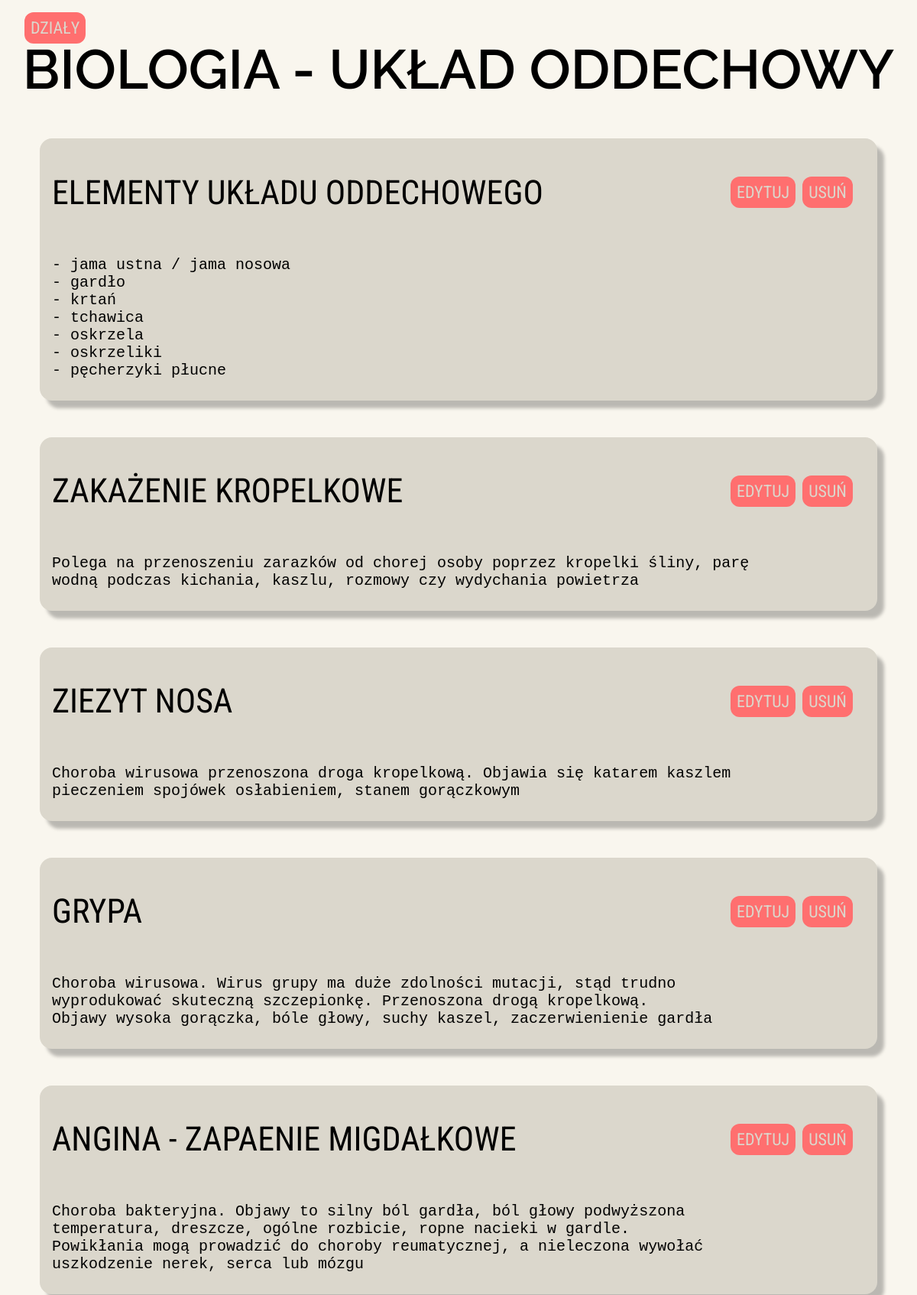
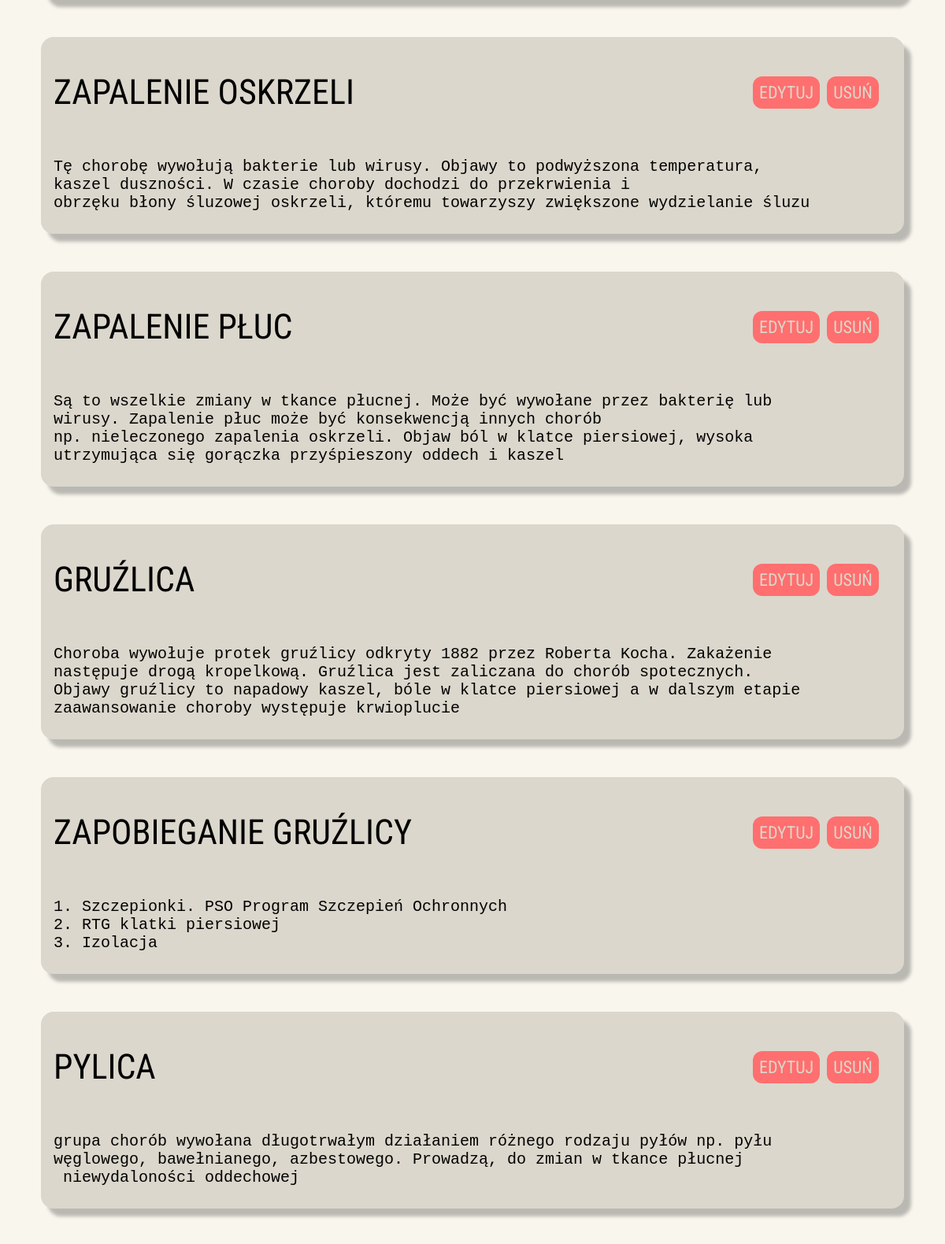
The page /biology/unit/13 (signed in, upper part) on the database its author committed (2 pictures, top to bottom).
### biology/models.py (models this page shows, shortened)
class Units(models.Model):
    unitId = models.AutoField(primary_key=True, auto_created=True)
    unitName = models.CharField(max_length=200)
    def __str__(self):
        return self.unitName

class Notes(models.Model):
    noteId = models.AutoField(primary_key=True, auto_created=True)
    unitId = models.ForeignKey(Units, default=1, on_delete=models.CASCADE)
    noteTitle = models.CharField(max_length=200)
    noteContent = models.TextField()

### biology/views.py (the view)
# urls.py: path('unit/<int:unitId>', views.unit, name='unit'),
def unit(request, unitId):
    if not request.user.is_authenticated:
        return redirect('/accounts/login')
    unit = Units.objects.get(pk=unitId)
    notes = Notes.objects.all().filter(unitId=unitId)
    return render(request, 'biology/unit.html', {'unit': unit, 'notes': notes})

### templates/biology/unit.html (shortened to what this page needs)
{% extends "base.html" %}
{% load static %}
{% block css %}
    <link rel="stylesheet" href="{% static 'unit.css' %}">
{% endblock %}
{% block content %}
    <div class="unit-header">
        <div class="go-back">
            <a href="/biology/units">Działy</a>
        </div>
        <h1 class="unit-title">Biologia - {{ unit }}</h1>
    </div>
    {% if notes %}
        {% for note in notes %}
            <div class="notes">
                <span class="notes-header">
                    <h2 class="notes-title">{{ note.noteTitle }}</h2>
                    <div class="notes-header-buttons">
                        <div class="note-edit">
                            <a href="/biology/notes/edit/{{ note.noteId }}">Edytuj</a>
                        </div>
                        <div class="note-delete">
                            <a href="/biology/notes/delete/{{ note.noteId  }}">Usuń</a>
                        </div>
                    </div>
                </span>
                <div class='notes-content'>
                    <pre style="overflow: auto; white-space: pre-wrap; word-wrap: break-word;">{{ note.noteContent }}</pre>
                </div>
            </div>
        {% endfor %}
    {% endif %}
{% endblock %}

### static/unit.css (style rules this page uses)
body { margin: 0; padding: 0; display: flex; flex-direction: column; justify-content: center; align-items: center; background: #F9F6EE; }
.unit-header { display: flex; align-items: center; }
.go-back { font-size: 1.2em; padding: 0.5em; }
.unit-title { color: #000; font-family: 'Raleway'; font-size: 72px; font-style: normal; font-weight: 600; line-height: normal; text-transform: uppercase; justify-self: start; }
.notes { width: 90%; max-width: 90%; border-radius: 16px; background: #DBD7CC; box-shadow: 9px 10px 4px 0px rgba(0, 0, 0, 0.25); padding: 0.5em 0 0.5em 1em; margin-bottom: 3em; }
.notes-header > h2 { color: #000000; font-family: 'Roboto Condensed'; font-size: 44px; font-style: normal; font-weight: 400; line-height: normal; text-transform: uppercase; }
.notes-content { max-width: 90%; color: #000; font-family: 'Roboto Condensed'; font-size: 20px; font-weight: 200; font-weight: light; line-height: normal; }
.notes-header { display: flex; justify-content: space-between; align-items: center; }
.notes-header-buttons { display: flex; justify-content: space-between; width: 10em; margin-right: 2em; }
.note-edit, .note-delete, .note-add, .go-back { display: flex; justify-content: center; align-items: center; border: none; padding: 0.5em; font-size: 1em; font-weight: 700; cursor: pointer; border-radius: 12px; background: #FF6F6F; }
.note-edit > a, .note-delete > a, .note-add > a, .go-back > a { color: #DBD7CC; font-family: 'Roboto Condensed'; font-size: 22px; font-style: normal; font-weight: 400; line-height: normal; text-transform: uppercase; }
a { text-decoration: none; color: black; }
.go-back { position: absolute; top: 1em; left: 2em; }

### rows shown on the page
Units: unitName "UKŁAD ODDECHOWY"
Notes: noteTitle "ELEMENTY UKŁADU ODDECHOWEGO", noteContent "- jama ustna / jama nosowa - gardło - krtań - tchawica - oskrzela - oskrzeliki - pęcherzyki płucne"
Notes: noteTitle "ZAKAŻENIE KROPELKOWE", noteContent "Polega na przenoszeniu zarazków od chorej osoby poprzez kropelki śliny, parę wodną podczas kichania, kaszlu, rozmowy czy wydychania powietrza"
Notes: noteTitle "ZIEZYT NOSA", noteContent "Choroba wirusowa przenoszona droga kropelkową. Objawia się katarem kaszlem pieczeniem spojówek osłabieniem, stanem gorączkowym"
Notes: noteTitle "GRYPA", noteContent "Choroba wirusowa. Wirus grupy ma duże zdolności mutacji, stąd trudno wyprodukować skuteczną szczepionkę. Przenoszona drogą kropelkową. Objawy wysoka gorączka, bóle głowy, suchy kaszel, zaczerwienienie gardła"
Notes: noteTitle "ANGINA - ZAPAENIE MIGDAŁKOWE", noteContent "Choroba bakteryjna. Objawy to silny ból gardła, ból głowy podwyższona temperatura, dreszcze, ogólne rozbicie, ropne nacieki w gardle. Powikłania mogą prowadzić do choroby reumatycznej, a nieleczona wywołać uszkodzenie nerek, serca lub mózgu"
Notes: noteTitle "ZAPALENIE OSKRZELI", noteContent "Tę chorobę wywołują bakterie lub wirusy. Objawy to podwyższona temperatura, kaszel duszności. W czasie choroby dochodzi do przekrwienia i obrzęku błony śluzowej oskrzeli, któremu towarzyszy zwiększone wydzielanie śluzu"
Notes: noteTitle "ZAPALENIE PŁUC", noteContent "Są to wszelkie zmiany w tkance płucnej. Może być wywołane przez bakterię lub wirusy. Zapalenie płuc może być konsekwencją innych chorób np. nieleczonego zapalenia oskrzeli. Objaw ból w klatce piersiowej, wysoka utrzymująca się gorączka przyśpieszony oddech i kaszel"
Notes: noteTitle "GRUŹLICA", noteContent "Choroba wywołuje protek gruźlicy odkryty 1882 przez Roberta Kocha. Zakażenie następuje drogą kropelkową. Gruźlica jest zaliczana do chorób spotecznych. Objawy gruźlicy to napadowy kaszel, bóle w klatce piersiowej a w dalszym etapie zaawansowanie choroby występuje krwioplucie"
Notes: noteTitle "ZAPOBIEGANIE GRUŹLICY", noteContent "1. Szczepionki. PSO Program Szczepień Ochronnych 2. RTG klatki piersiowej 3. Izolacja"
Notes: noteTitle "PYLICA", noteContent "grupa chorób wywołana długotrwałym działaniem różnego rodzaju pyłów np. pyłu węglowego, bawełnianego, azbestowego. Prowadzą, do zmian w tkance płucnej niewydaloności oddechowej"
